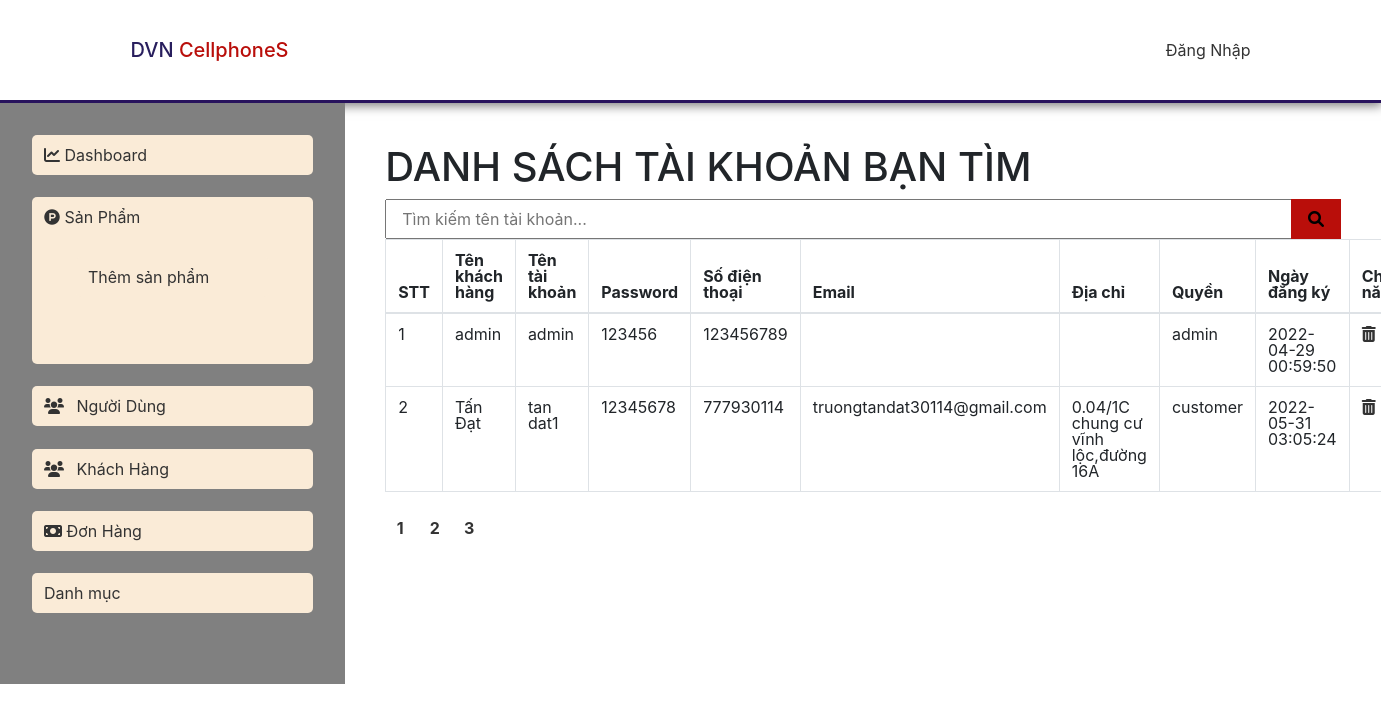
The app's page /DVNCellPhoneS/timkiem_account.php with its own data.
### tables this page shows
CREATE TABLE `account` (
  `accountID` int(30) UNSIGNED NOT NULL,
  `fullname` varchar(50) NOT NULL,
  `username` varchar(50) NOT NULL,
  `password` varchar(50) NOT NULL,
  `phone` int(10) NOT NULL,
  `role` varchar(50) NOT NULL,
  `email` varchar(255) NOT NULL,
  `address` varchar(255) NOT NULL,
  `reg_date` timestamp NOT NULL DEFAULT current_timestamp() ON UPDATE current_timestamp()
);

### DVNCellPhoneS/timkiem_account.php (the view, shortened to what this page needs)
<?php
     include('include/useradmin.php');
    if(isset($_SESSION['user'])){
        $user=$_SESSION['user'];
    }else{
        $user=[];
    }
?>
<!DOCTYPE html>
<html lang="en">
<head>
    <link rel="stylesheet" href="https://cdnjs.cloudflare.com/ajax/libs/font-awesome/6.0.0-beta2/css/all.min.css"
 />
    <link rel="stylesheet" href="https://maxcdn.bootstrapcdn.com/bootstrap/4.4.1/css/bootstrap.min.css">
    <link rel="stylesheet" href="css/ad.css">
    <link rel="stylesheet" href="css/admin.css">
    <link rel="stylesheet" href="css/account.css">
</head>
<body>
<header class="header">
      <div class="container">
        <div class="logo">
            <h2>
                <span style="color: #281E5D;">DVN</span>
               <span style="color: #B90E0A;">CellphoneS</span>
            </h2>
        </div>
        <?php
            if(isset($user['username'])){
        ?>
        <div class="accout" id="log-and-reg">
          <a href="" class="login"><i class="ti-user"> </i>Xin chào <?php echo $user['username'] ?></a>
          <a href="logout.php">Đăng xuất</a>
        </div>
        <?php
            }
            else{
        ?>
                <a href="login.php" class="login"><i class="ti-user"> </i>Đăng Nhập</a>
        <?php
            }
        ?>
      </div>
    </header>
<div class="flex">
<div class="admin-left">
<ul>
            <li><a href="admin.php"><i class="fa-solid fa-chart-line"></i> Dashboard</a></li>
            <li><a href="admin_product.php"><i class="fa-brands fa-product-hunt"></i> Sản Phẩm</a>
                <ul>
                    <li><a href="admin_add_product.php">Thêm sản phẩm</a></li>
                </ul>
            </li>
            <li><a href="admin_account.php"><i class="fa-solid fa-users w-5 mr-2"></i> Người Dùng</a></li>
            <li><a href="admin_customer.php"><i class="fa-solid fa-users w-5 mr-2"></i> Khách Hàng</a></li>
            <li><a href="admin_bill.php"><i class="fa-solid fa-money-bill"></i> Đơn Hàng</a></li>
            <li><a href="admin_category.php">Danh mục</a></li>
        </ul>
    </div>
<div class="content-account">
                <h1>DANH SÁCH TÀI KHOẢN BẠN TÌM</h1>
                <form action="timkiem_account.php?quanly=timkiem" class="search-account-bar" mothod="POST">
                    <input type="text" placeholder="Tìm kiếm tên tài khoản..." name="tukhoa">
                    <button type="submit" name="timkiem" value="Tìm kiếm"><i class="fa-solid fa-magnifying-glass"></i></button>
                </form>
                <table class="table table-bordered table-hover">
                    <thead>
                        <tr>
                            <th>STT</th>
                            <th>Tên khách hàng</th>
                            <th>Tên tài khoản</th>
                            <th>Password</th>
                            <th>Số điện thoại</th>
                            <th>Email</th>
                            <th>Địa chỉ</th>
                            <th>Quyền</th>
                            <th>Ngày đăng ký</th>
                            <th>Chức năng</th>
                        </tr>
                    </thead>
                    <tbody>
                        <?php
                        $con = new mysqli("localhost","root","","dvn_cellphones");
                         $tukhoa=!empty($_GET['tukhoa'])?$_GET['tukhoa']:$tukhoa;
                         $item_page1=!empty($_GET['per_page1'])?$_GET['per_page1']:2;
                         $current_page1=!empty($_GET['page1'])?$_GET['page1']:1;
                         $offset1=($current_page1 - 1)* $item_page1;
                         $sql_limit="SELECT * FROM account WHERE fullname LIKE '%$tukhoa%' LIMIT ".$item_page1." offset " .$offset1 ;
                         $sql_limit1="SELECT * FROM account WHERE fullname LIKE '%$tukhoa%'";
                         $sql_pd=mysqli_query($con,$sql_limit1);
                         $totalPage=ceil(mysqli_num_rows($sql_pd)/$item_page1);
                                $result=mysqli_query($con,$sql_limit);
                                while($row=mysqli_fetch_assoc($result)){
                            ?>
                            <tr>
                                        <td><?php echo $row['accountID']?></td>
                                        <td><?php echo$row['fullname']?></td>
                                        <td><?php echo$row['username']?></td>
                                        <td><?php echo$row['password']?></th>
                                        <td><?php echo$row['phone']?></th>
                                        <td><?php echo$row['email']?></td>
                                        <td><?php echo$row['address']?></td>
                                        <td><?php echo$row['role']?></td>
                                        <td><?php echo$row['reg_date']?></td>
                                        <td>
                                            <div class='account-function'>
                                                <a href="?pagelayout=delete&id=<?php echo$row['accountID']?>"><i class='fa-solid fa-trash-can'></i></a>
                                            </div>
                                        </td>
                                    </tr>
                            <?php
                                }
                            ?>
                    </tbody>
                </table>
                <div class="pagination">
                <ul id="paging">
                <?php for($number=1;$number<=$totalPage;$number++){
                                ?>
                                <li><a href="?quanly=timkiem&&tukhoa=<?php echo $tukhoa; ?>&&per_page1=2&page1=<?php echo $number;?>"><?php echo $number;?></a></li>
                                <?php
                             } ?>
                            </ul>
                </div>
        </div>
    </div>
</body>
</html>

### DVNCellPhoneS/css/ad.css (style rules this page uses)
article, aside, details, figcaption, figure, footer, header, hgroup, menu, nav, section { display: block; }
body { line-height: 1; }
ol, ul { list-style: none; }
table { border-collapse: collapse; border-spacing: 0; }
html { --red-header-cl: #f73838; --blue-main-cl: #28135d; --red-hover-cl: rgb(185, 14, 10); --time-trans-hover: 0.3s; }
body { width: 100%; margin: 0px; padding: 0px; box-sizing: border-box; }
.container { width: 100%; height: auto; margin: 0 auto; padding-left: 15px; padding-right: 15px; position: relative; }
.header { border-bottom: solid var(--blue-main-cl); -webkit-box-shadow: 0px 12px 16px -15px rgba(0, 0, 0, 0.2); -moz-box-shadow: 0px 12px 16px -15px rgba(0, 0, 0, 0.2); box-shadow: 0px 12px 16px -15px rgba(0, 0, 0, 0.2); }
.header .container { display: flex; align-items: center; justify-content: space-between; padding: 5px 10px; height: 100px; }

### DVNCellPhoneS/css/admin.css (style rules this page uses)
* { padding: 0; margin: 0; box-sizing: border-box; }
a { color:#333; text-decoration: none; }
.header { width: 100%; height: auto; box-shadow: 0 2px 10px 1px rgb(0 0 0 / 50%); }
.logo h2 { margin: 0; font-size: 20px; padding-right: 0; }
.logo h2 span { padding: 0; }
#productlist table, th, td { border: 1px solid #333; }
.pagination { width: 100%; }
.pagination ul { text-align: center; }
.pagination ul li { display: inline-table; width: 30px; height: 60px; line-height: 40px; position: relative; }
.pagination ul li a { color: #333; font-size: 16px; font-weight: bold; }
.flex { display: flex; }
.admin-left { width: 30%; background: grey; height: auto; }
.admin-left ul { padding: 2rem; }
.admin-left ul li { margin-bottom: 1.4rem; background: antiquewhite; padding: 0.75rem; border-radius: 5px; }

### DVNCellPhoneS/css/account.css (style rules this page uses)
.content-account { width: 90%; padding: 40px 40px 0px; margin: 0 auto; height: auto; }
#account table, th, td { border: 1px solid #333; }
.search-account-bar { display: flex; position: relative; }
.search-account-bar input[type="text"] { height: 40px; width: 1000px; padding: 0 15px; outline: none; }
.search-account-bar button { position: absolute; top: 0; bottom: 0; right: 0; width: 50px; background-color: #B90E0A; border: none; cursor: pointer; }

### DVNCellPhoneS/timkiem_account.php (style rules this page uses)
.content-account { width: 75%; padding: 40px 40px 0px; margin: 0 auto; height: auto; }
.flex { display: flex; }
.admin-left { width: 25%; background: grey; height: auto; }
.admin-left ul { padding: 2rem; }
.admin-left ul li { margin-bottom: 1.4rem; background: antiquewhite; padding: 0.75rem; border-radius: 5px; }

### records on screen
account: accountID "1", fullname "admin", username "admin", password "123456", phone "123456789", role "admin", reg_date "2022-04-29 00:59:50"
account: accountID "2", fullname "Tấn Đạt", username "tan dat1", password "12345678", phone "777930114", email "truongtandat30114@gmail.com", address "0.04/1C chung cư vĩnh lộc,đường 16A", role "customer", reg_date "2022-05-31 03:05:24"
